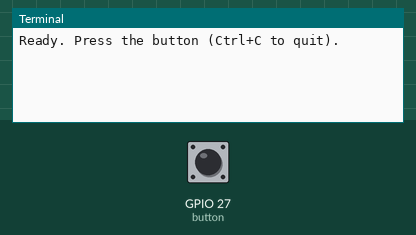
Recording of a program running on a simulated Raspberry Pi (BCM pin numbers). On the bench: the last lines printed to the terminal. Inputs (shaded band) come from the test bench; at power-on: GPIO 27 (button) HIGH.

Above: at 1.2 s.
1.3 s: GPIO 27 (button) pulled LOW for 0.15 s
At 1.43 s:
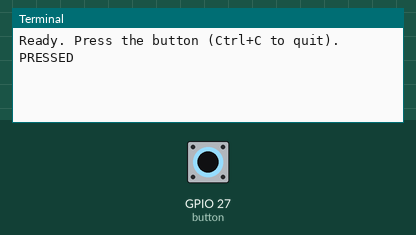
At 2.7 s:
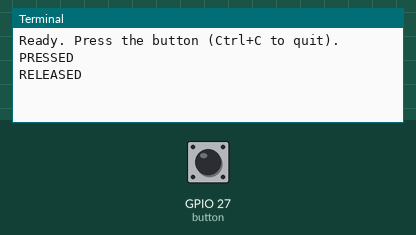

Measured:
- after the input at 1.3 s, the terminal: prints a new line at once (image 1)

The program:

button_test2.py
```python
from gpiozero import Button
from signal import pause

button = Button(27, pull_up=True)

button.when_pressed = lambda: print("PRESSED")
button.when_released = lambda: print("RELEASED")

print("Ready. Press the button (Ctrl+C to quit).")
pause()
```
